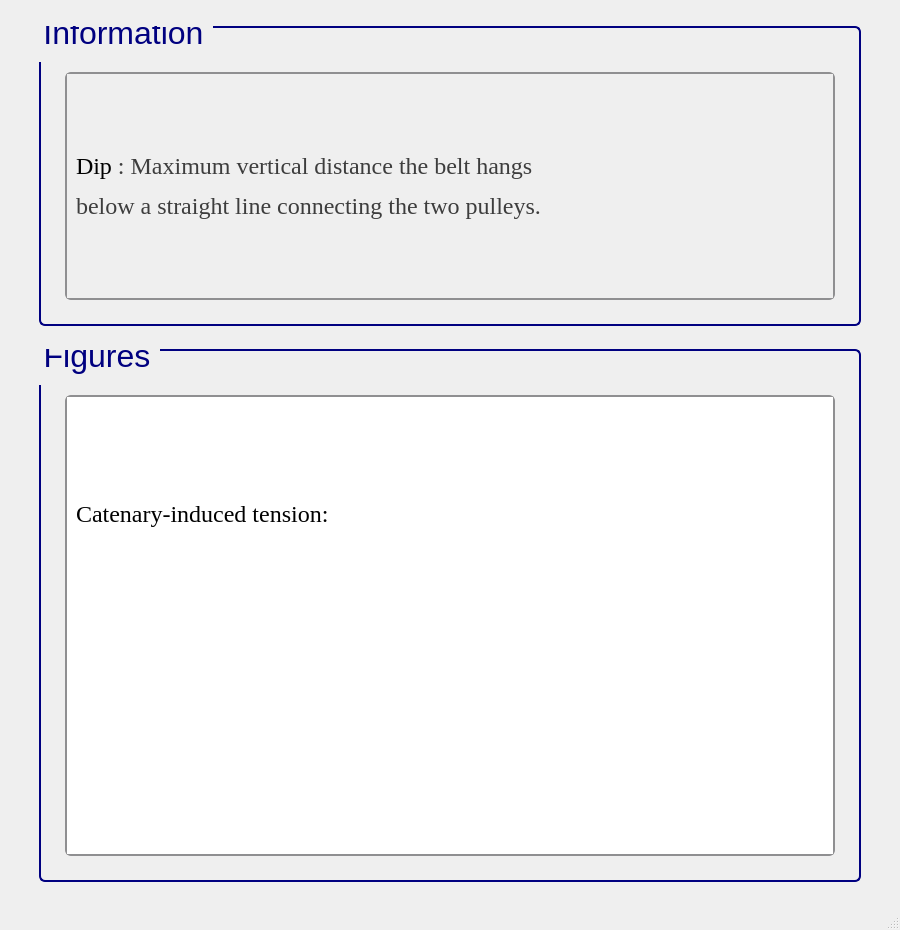
<?xml version="1.0" encoding="UTF-8"?>
<ui version="4.0">
 <class>MainWindow</class>
 <widget class="QMainWindow" name="MainWindow">
  <property name="geometry">
   <rect>
    <x>0</x>
    <y>0</y>
    <width>900</width>
    <height>930</height>
   </rect>
  </property>
  <property name="sizePolicy">
   <sizepolicy hsizetype="Fixed" vsizetype="Fixed">
    <horstretch>0</horstretch>
    <verstretch>0</verstretch>
   </sizepolicy>
  </property>
  <property name="minimumSize">
   <size>
    <width>900</width>
    <height>930</height>
   </size>
  </property>
  <property name="windowTitle">
   <string>MainWindow</string>
  </property>
  <widget class="QWidget" name="centralwidget">
   <layout class="QGridLayout" name="gridLayout">
    <item row="0" column="1">
     <spacer name="verticalSpacer_26">
      <property name="orientation">
       <enum>Qt::Vertical</enum>
      </property>
      <property name="sizeType">
       <enum>QSizePolicy::Fixed</enum>
      </property>
      <property name="sizeHint" stdset="0">
       <size>
        <width>819</width>
        <height>17</height>
       </size>
      </property>
     </spacer>
    </item>
    <item row="1" column="1">
     <widget class="QGroupBox" name="groupBox_125">
      <property name="sizePolicy">
       <sizepolicy hsizetype="Fixed" vsizetype="Fixed">
        <horstretch>0</horstretch>
        <verstretch>0</verstretch>
       </sizepolicy>
      </property>
      <property name="minimumSize">
       <size>
        <width>822</width>
        <height>300</height>
       </size>
      </property>
      <property name="maximumSize">
       <size>
        <width>822</width>
        <height>300</height>
       </size>
      </property>
      <property name="font">
       <font>
        <family>Segoe UI</family>
        <pointsize>24</pointsize>
        <weight>50</weight>
        <italic>false</italic>
        <bold>false</bold>
       </font>
      </property>
      <property name="styleSheet">
       <string notr="true">QGroupBox {
    border: 2px solid navy;
    border-radius: 6px;
    background-color: qlineargradient(x1:0, y1:0, x2:0, y2:1,
                                      stop:0 #f6f7fa, stop:1 #dadbde);
    font: 24pt &quot;Segoe UI&quot;;
    padding: 5px; /* add padding inside the group box */
    color: black;
}
QGroupBox::title {
    subcontrol-origin: margin;
    subcontrol-position: top left;
    padding-left: 0px;
    padding-right: 5px;
    padding-top: 0px;
    margin-top: -22px;  /* shift title up */
    color: navy;
    font-weight: bold;
}
</string>
      </property>
      <property name="title">
       <string>Information</string>
      </property>
      <layout class="QGridLayout" name="gridLayout_255">
       <item row="1" column="2">
        <spacer name="verticalSpacer_36">
         <property name="orientation">
          <enum>Qt::Horizontal</enum>
         </property>
         <property name="sizeType">
          <enum>QSizePolicy::Fixed</enum>
         </property>
         <property name="sizeHint" stdset="0">
          <size>
           <width>10</width>
           <height>20</height>
          </size>
         </property>
        </spacer>
       </item>
       <item row="1" column="1">
        <widget class="QScrollArea" name="scrollArea_43">
         <property name="sizePolicy">
          <sizepolicy hsizetype="Minimum" vsizetype="Minimum">
           <horstretch>0</horstretch>
           <verstretch>0</verstretch>
          </sizepolicy>
         </property>
         <property name="font">
          <font>
           <pointsize>15</pointsize>
          </font>
         </property>
         <property name="styleSheet">
          <string notr="true">QScrollArea {
    background: qlineargradient(x1:0, y1:0, x2:0, y2:1,
                               stop:0 #f6f7fa, stop:1 #dadbde);
    border: 2px solid #8f8f91;
    border-radius: 6px;
}

QScrollArea QScrollBar:vertical, QScrollArea QScrollBar:horizontal {
    background: qlineargradient(x1:0, y1:0, x2:0, y2:1,
                               stop:0 #f6f7fa, stop:1 #dadbde);
    border: 2px solid #8f8f91;
    border-radius: 6px;
    width: 14px;
    height: 14px;
    margin: 2px 0 2px 0;
}

/* Completely remove the bottom button of the vertical scrollbar */
QScrollArea QScrollBar::add-line:vertical {
    height: 0px;
    width: 0px;
    border: none;
    background: none;
    margin: 0px;
    padding: 0px;
}

QScrollArea QScrollBar::handle:vertical, QScrollArea QScrollBar::handle:horizontal {
    background: qlineargradient(x1:0, y1:0, x2:0, y2:1,
                               stop:0 #8f8f91, stop:1 #6f6f71);
    min-height: 20px;
    border-radius: 6px;
    border: 1px solid #6f6f71;
}

QScrollArea QScrollBar::handle:vertical:hover, QScrollArea QScrollBar::handle:horizontal:hover {
    background: qlineargradient(x1:0, y1:0, x2:0, y2:1,
                               stop:0 #6f6f71, stop:1 #4f4f51);
    border: 1px solid #4f4f51;
}

QScrollArea QScrollBar::sub-line:vertical, QScrollArea QScrollBar::add-line:horizontal, QScrollArea QScrollBar::sub-line:horizontal {
    background: #8f8f91;
    border: none;
    border-radius: 3px;
    height: 14px;
    width: 14px;
    subcontrol-origin: margin;
}

QScrollArea QScrollBar::sub-line:vertical:hover, QScrollArea QScrollBar::add-line:horizontal:hover, QScrollArea QScrollBar::sub-line:horizontal:hover {
    background: #6f6f71;
}

QScrollArea QScrollBar::add-page:vertical, QScrollArea QScrollBar::sub-page:vertical,
QScrollArea QScrollBar::add-page:horizontal, QScrollArea QScrollBar::sub-page:horizontal {
    background: transparent;
}
</string>
         </property>
         <property name="verticalScrollBarPolicy">
          <enum>Qt::ScrollBarAsNeeded</enum>
         </property>
         <property name="horizontalScrollBarPolicy">
          <enum>Qt::ScrollBarAsNeeded</enum>
         </property>
         <property name="widgetResizable">
          <bool>true</bool>
         </property>
         <widget class="QWidget" name="scrollAreaWidgetContents_43">
          <property name="geometry">
           <rect>
            <x>0</x>
            <y>0</y>
            <width>754</width>
            <height>212</height>
           </rect>
          </property>
          <layout class="QGridLayout" name="gridLayout_3">
           <item row="0" column="0">
            <widget class="QLabel" name="label_3">
             <property name="font">
              <font>
               <family>Times New Roman</family>
               <pointsize>18</pointsize>
               <weight>50</weight>
               <bold>false</bold>
              </font>
             </property>
             <property name="cursor">
              <cursorShape>ArrowCursor</cursorShape>
             </property>
             <property name="frameShape">
              <enum>QFrame::NoFrame</enum>
             </property>
             <property name="text">
              <string>&lt;html&gt;&lt;head/&gt;&lt;body&gt;&lt;p&gt;&lt;span style=&quot; color:#000000;&quot;&gt;Dip&lt;/span&gt;&lt;span style=&quot; color:#3d3d3d;&quot;&gt; : M&lt;/span&gt;&lt;span style=&quot; color:#3d3d3d;&quot;&gt;aximum vertical distance&lt;/span&gt;&lt;span style=&quot; color:#3d3d3d;&quot;&gt; the belt hangs&lt;/span&gt;&lt;/p&gt;&lt;p&gt;&lt;span style=&quot; color:#3d3d3d;&quot;&gt; below a straight line connecting the two pulleys.&lt;/span&gt;&lt;/p&gt;&lt;/body&gt;&lt;/html&gt;</string>
             </property>
            </widget>
           </item>
          </layout>
         </widget>
        </widget>
       </item>
       <item row="2" column="1">
        <spacer name="verticalSpacer_37">
         <property name="orientation">
          <enum>Qt::Vertical</enum>
         </property>
         <property name="sizeType">
          <enum>QSizePolicy::Fixed</enum>
         </property>
         <property name="sizeHint" stdset="0">
          <size>
           <width>10</width>
           <height>10</height>
          </size>
         </property>
        </spacer>
       </item>
       <item row="1" column="0">
        <spacer name="verticalSpacer_34">
         <property name="orientation">
          <enum>Qt::Horizontal</enum>
         </property>
         <property name="sizeType">
          <enum>QSizePolicy::Fixed</enum>
         </property>
         <property name="sizeHint" stdset="0">
          <size>
           <width>10</width>
           <height>20</height>
          </size>
         </property>
        </spacer>
       </item>
       <item row="0" column="1">
        <spacer name="verticalSpacer_35">
         <property name="orientation">
          <enum>Qt::Vertical</enum>
         </property>
         <property name="sizeType">
          <enum>QSizePolicy::Fixed</enum>
         </property>
         <property name="sizeHint" stdset="0">
          <size>
           <width>20</width>
           <height>30</height>
          </size>
         </property>
        </spacer>
       </item>
      </layout>
     </widget>
    </item>
    <item row="2" column="1">
     <spacer name="verticalSpacer_23">
      <property name="orientation">
       <enum>Qt::Vertical</enum>
      </property>
      <property name="sizeType">
       <enum>QSizePolicy::Fixed</enum>
      </property>
      <property name="sizeHint" stdset="0">
       <size>
        <width>819</width>
        <height>17</height>
       </size>
      </property>
     </spacer>
    </item>
    <item row="3" column="0">
     <spacer name="verticalSpacer_25">
      <property name="orientation">
       <enum>Qt::Horizontal</enum>
      </property>
      <property name="sizeType">
       <enum>QSizePolicy::Fixed</enum>
      </property>
      <property name="sizeHint" stdset="0">
       <size>
        <width>17</width>
        <height>474</height>
       </size>
      </property>
     </spacer>
    </item>
    <item row="3" column="1">
     <widget class="QGroupBox" name="groupBox_42">
      <property name="sizePolicy">
       <sizepolicy hsizetype="Minimum" vsizetype="Minimum">
        <horstretch>0</horstretch>
        <verstretch>0</verstretch>
       </sizepolicy>
      </property>
      <property name="minimumSize">
       <size>
        <width>822</width>
        <height>350</height>
       </size>
      </property>
      <property name="maximumSize">
       <size>
        <width>350</width>
        <height>16777215</height>
       </size>
      </property>
      <property name="font">
       <font>
        <family>Segoe UI</family>
        <pointsize>24</pointsize>
        <weight>50</weight>
        <italic>false</italic>
        <bold>false</bold>
       </font>
      </property>
      <property name="styleSheet">
       <string notr="true">/* GroupBox styling */
QGroupBox {
    border: 2px solid navy;
    border-radius: 6px;
    background-color: qlineargradient(x1:0, y1:0, x2:0, y2:1,
    stop:0 #f6f7fa, stop:1 #dadbde);
    font: 24pt &quot;Segoe UI&quot;;
    padding: 5px;
    color: black;
}

/* GroupBox title styling */
QGroupBox::title {
    subcontrol-origin: margin;
    subcontrol-position: top left;
    padding-left: 0px;
    padding-right: 5px;
    padding-top: 0px;
    margin-top: -22px;
    color: navy;
    font-weight: bold;
}

/* Make QScrollArea (only within GroupBox) have a white background with correct border */
QGroupBox QScrollArea {
    background-color: white !important;
    border: 2px solid #8f8f91;
    border-radius: 6px;
}

/* Make QScrollArea's viewport white as well */
QGroupBox QScrollArea QWidget {
    background-color: white !important;
}

/* Scrollbar styling inside QScrollArea in QGroupBox */
QGroupBox QScrollArea QScrollBar:vertical, QGroupBox QScrollArea QScrollBar:horizontal {
    background: qlineargradient(x1:0, y1:0, x2:0, y2:1,
    stop:0 #f6f7fa, stop:1 #dadbde);
    border: 2px solid #8f8f91;
    border-radius: 6px;
    width: 14px;
    height: 14px;
    margin: 2px 0 2px 0;
}

/* Remove bottom button of vertical scrollbar */
QGroupBox QScrollArea QScrollBar::add-line:vertical {
    height: 0px;
    width: 0px;
    border: none;
    background: none;
    margin: 0px;
    padding: 0px;
}

/* Scrollbar handle */
QGroupBox QScrollArea QScrollBar::handle:vertical, QGroupBox QScrollArea QScrollBar::handle:horizontal {
    background: qlineargradient(x1:0, y1:0, x2:0, y2:1,
    stop:0 #8f8f91, stop:1 #6f6f71);
    min-height: 20px;
    border-radius: 6px;
    border: 1px solid #6f6f71;
}

QGroupBox QScrollArea QScrollBar::handle:vertical:hover, QGroupBox QScrollArea QScrollBar::handle:horizontal:hover {
    background: qlineargradient(x1:0, y1:0, x2:0, y2:1,
    stop:0 #6f6f71, stop:1 #4f4f51);
    border: 1px solid #4f4f51;
}

/* Scrollbar sub-line buttons */
QGroupBox QScrollArea QScrollBar::sub-line:vertical, QGroupBox QScrollArea QScrollBar::add-line:horizontal, QGroupBox QScrollArea QScrollBar::sub-line:horizontal {
    background: #8f8f91;
    border: none;
    border-radius: 3px;
    height: 14px;
    width: 14px;
    subcontrol-origin: margin;
}

QGroupBox QScrollArea QScrollBar::sub-line:vertical:hover, QGroupBox QScrollArea QScrollBar::add-line:horizontal:hover, QGroupBox QScrollArea QScrollBar::sub-line:horizontal:hover {
    background: #6f6f71;
}

/* Transparent page areas */
QGroupBox QScrollArea QScrollBar::add-page:vertical, QGroupBox QScrollArea QScrollBar::sub-page:vertical,
QGroupBox QScrollArea QScrollBar::add-page:horizontal, QGroupBox QScrollArea QScrollBar::sub-page:horizontal {
    background: transparent;
}
</string>
      </property>
      <property name="title">
       <string>Figures</string>
      </property>
      <layout class="QGridLayout" name="gridLayout_2">
       <item row="0" column="1">
        <spacer name="verticalSpacer_41">
         <property name="orientation">
          <enum>Qt::Vertical</enum>
         </property>
         <property name="sizeType">
          <enum>QSizePolicy::Fixed</enum>
         </property>
         <property name="sizeHint" stdset="0">
          <size>
           <width>20</width>
           <height>30</height>
          </size>
         </property>
        </spacer>
       </item>
       <item row="1" column="0">
        <spacer name="verticalSpacer_39">
         <property name="orientation">
          <enum>Qt::Horizontal</enum>
         </property>
         <property name="sizeType">
          <enum>QSizePolicy::Fixed</enum>
         </property>
         <property name="sizeHint" stdset="0">
          <size>
           <width>10</width>
           <height>20</height>
          </size>
         </property>
        </spacer>
       </item>
       <item row="1" column="1">
        <widget class="QScrollArea" name="scrollArea_3">
         <property name="styleSheet">
          <string notr="true">/* GroupBox styling */
QGroupBox {
    border: 2px solid navy;
    border-radius: 6px;
    background-color: qlineargradient(x1:0, y1:0, x2:0, y2:1,
    stop:0 #f6f7fa, stop:1 #dadbde);
    font: 20pt &quot;Segoe UI&quot;;
    padding: 5px;
    color: black;
}

/* GroupBox title styling */
QGroupBox::title {
    subcontrol-origin: margin;
    subcontrol-position: top left;
    padding-left: 0px;
    padding-right: 5px;
    padding-top: 0px;
    margin-top: -20px;
    color: navy;
    font-weight: bold;
}

/* Make QScrollArea (only within GroupBox) have a white background with correct border */
QGroupBox QScrollArea {
    background-color: white !important;
    border: 2px solid #8f8f91;
    border-radius: 6px;
}

/* Make QScrollArea's viewport white as well */
QGroupBox QScrollArea QWidget {
    background-color: white !important;
}

/* Scrollbar styling inside QScrollArea in QGroupBox */
QGroupBox QScrollArea QScrollBar:vertical, QGroupBox QScrollArea QScrollBar:horizontal {
    background: qlineargradient(x1:0, y1:0, x2:0, y2:1,
    stop:0 #f6f7fa, stop:1 #dadbde);
    border: 2px solid #8f8f91;
    border-radius: 6px;
    width: 14px;
    height: 14px;
    margin: 2px 0 2px 0;
}

/* Remove bottom button of vertical scrollbar */
QGroupBox QScrollArea QScrollBar::add-line:vertical {
    height: 0px;
    width: 0px;
    border: none;
    background: none;
    margin: 0px;
    padding: 0px;
}

/* Scrollbar handle */
QGroupBox QScrollArea QScrollBar::handle:vertical, QGroupBox QScrollArea QScrollBar::handle:horizontal {
    background: qlineargradient(x1:0, y1:0, x2:0, y2:1,
    stop:0 #8f8f91, stop:1 #6f6f71);
    min-height: 20px;
    border-radius: 6px;
    border: 1px solid #6f6f71;
}

QGroupBox QScrollArea QScrollBar::handle:vertical:hover, QGroupBox QScrollArea QScrollBar::handle:horizontal:hover {
    background: qlineargradient(x1:0, y1:0, x2:0, y2:1,
    stop:0 #6f6f71, stop:1 #4f4f51);
    border: 1px solid #4f4f51;
}

/* Scrollbar sub-line buttons */
QGroupBox QScrollArea QScrollBar::sub-line:vertical, QGroupBox QScrollArea QScrollBar::add-line:horizontal, QGroupBox QScrollArea QScrollBar::sub-line:horizontal {
    background: #8f8f91;
    border: none;
    border-radius: 3px;
    height: 14px;
    width: 14px;
    subcontrol-origin: margin;
}

QGroupBox QScrollArea QScrollBar::sub-line:vertical:hover, QGroupBox QScrollArea QScrollBar::add-line:horizontal:hover, QGroupBox QScrollArea QScrollBar::sub-line:horizontal:hover {
    background: #6f6f71;
}

/* Transparent page areas */
QGroupBox QScrollArea QScrollBar::add-page:vertical, QGroupBox QScrollArea QScrollBar::sub-page:vertical,
QGroupBox QScrollArea QScrollBar::add-page:horizontal, QGroupBox QScrollArea QScrollBar::sub-page:horizontal {
    background: transparent;
}
</string>
         </property>
         <property name="widgetResizable">
          <bool>true</bool>
         </property>
         <widget class="QWidget" name="scrollAreaWidgetContents_3">
          <property name="geometry">
           <rect>
            <x>0</x>
            <y>0</y>
            <width>772</width>
            <height>384</height>
           </rect>
          </property>
          <layout class="QGridLayout" name="gridLayout_4">
           <item row="0" column="0">
            <widget class="QLabel" name="label_5">
             <property name="font">
              <font>
               <family>Times New Roman</family>
               <pointsize>18</pointsize>
               <weight>50</weight>
               <bold>false</bold>
              </font>
             </property>
             <property name="cursor">
              <cursorShape>ArrowCursor</cursorShape>
             </property>
             <property name="frameShape">
              <enum>QFrame::NoFrame</enum>
             </property>
             <property name="text">
              <string>&lt;html&gt;&lt;head/&gt;&lt;body&gt;&lt;p&gt;Catenary-induced tension:&lt;/p&gt;&lt;/body&gt;&lt;/html&gt;</string>
             </property>
            </widget>
           </item>
           <item row="1" column="0">
            <widget class="QLabel" name="label">
             <property name="frameShape">
              <enum>QFrame::NoFrame</enum>
             </property>
             <property name="text">
              <string>&lt;html&gt;&lt;head/&gt;&lt;body&gt;&lt;p&gt;&lt;img src=&quot;:/info/info/dip.png&quot;/&gt;&lt;/p&gt;&lt;/body&gt;&lt;/html&gt;</string>
             </property>
            </widget>
           </item>
          </layout>
         </widget>
        </widget>
       </item>
       <item row="1" column="2">
        <spacer name="verticalSpacer_40">
         <property name="orientation">
          <enum>Qt::Horizontal</enum>
         </property>
         <property name="sizeType">
          <enum>QSizePolicy::Fixed</enum>
         </property>
         <property name="sizeHint" stdset="0">
          <size>
           <width>10</width>
           <height>20</height>
          </size>
         </property>
        </spacer>
       </item>
       <item row="2" column="1">
        <spacer name="verticalSpacer_38">
         <property name="orientation">
          <enum>Qt::Vertical</enum>
         </property>
         <property name="sizeType">
          <enum>QSizePolicy::Fixed</enum>
         </property>
         <property name="sizeHint" stdset="0">
          <size>
           <width>10</width>
           <height>10</height>
          </size>
         </property>
        </spacer>
       </item>
      </layout>
     </widget>
    </item>
    <item row="3" column="2">
     <spacer name="verticalSpacer_28">
      <property name="orientation">
       <enum>Qt::Horizontal</enum>
      </property>
      <property name="sizeType">
       <enum>QSizePolicy::Fixed</enum>
      </property>
      <property name="sizeHint" stdset="0">
       <size>
        <width>17</width>
        <height>474</height>
       </size>
      </property>
     </spacer>
    </item>
    <item row="4" column="1">
     <spacer name="verticalSpacer_27">
      <property name="orientation">
       <enum>Qt::Vertical</enum>
      </property>
      <property name="sizeType">
       <enum>QSizePolicy::Fixed</enum>
      </property>
      <property name="sizeHint" stdset="0">
       <size>
        <width>819</width>
        <height>17</height>
       </size>
      </property>
     </spacer>
    </item>
   </layout>
  </widget>
  <widget class="QMenuBar" name="menubar">
   <property name="geometry">
    <rect>
     <x>0</x>
     <y>0</y>
     <width>900</width>
     <height>26</height>
    </rect>
   </property>
  </widget>
  <widget class="QStatusBar" name="statusbar"/>
 </widget>
 <resources>
  <include location="../QtRes/information.qrc"/>
 </resources>
 <connections/>
</ui>
